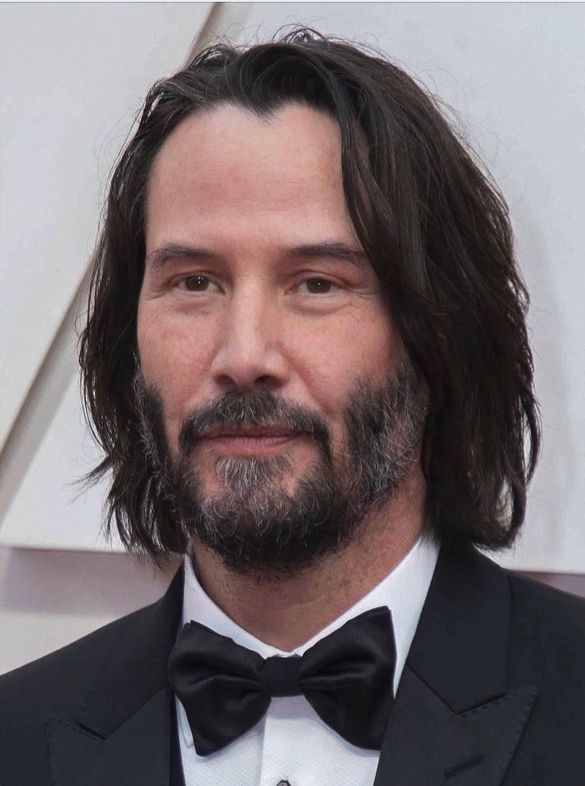
#> input picture tutorial_2/301/materyal/man.png, 585 x 786 px, found by its file name
$ python 10_cannyKenarTespiti.py
#> lines starting #> are read from the running program, lines starting #| are printed output that depends on the picture


#----------------------#
# CANNY KENAR TESPİTİ
#----------------------#

# Canny kenar tespiti, kenarları tespit etmek için kullanılır. Canny kenar tespiti, 5 adımdan oluşur:
# 1. Gürültüyü azaltma
# 2. Görüntü gradyanlarını bulma
# 3. Non-maximum suppression
# 4. Kenarları belirleme
# 5. Kenarları bağlama

import cv2
import numpy as np

img = cv2.imread(r"materyal\man.png")
#> img is the input picture: shape (786, 585, 3); mean B, G, R 109.1, 106.7, 116.7
cv2.namedWindow("Original Image", cv2.WINDOW_AUTOSIZE)
cv2.imshow("Original Image", img)
cv2.waitKey(0)

gray = cv2.cvtColor(img, cv2.COLOR_BGR2GRAY) # Resmi gri tonlamalıya dönüştürür.
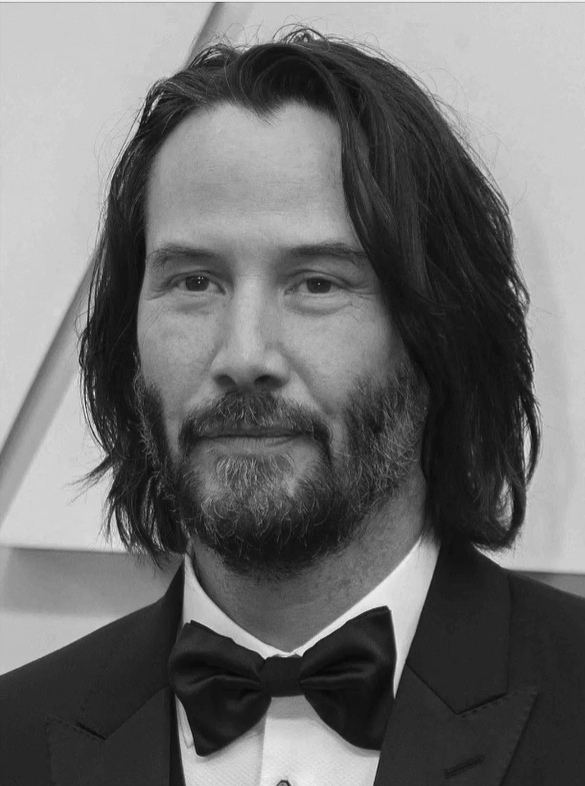
#> gray: shape (786, 585); min 4, max 245, mean 109.9

edges = cv2.Canny(img, 80, 250) # Canny kenar tespiti işlemi yapar.
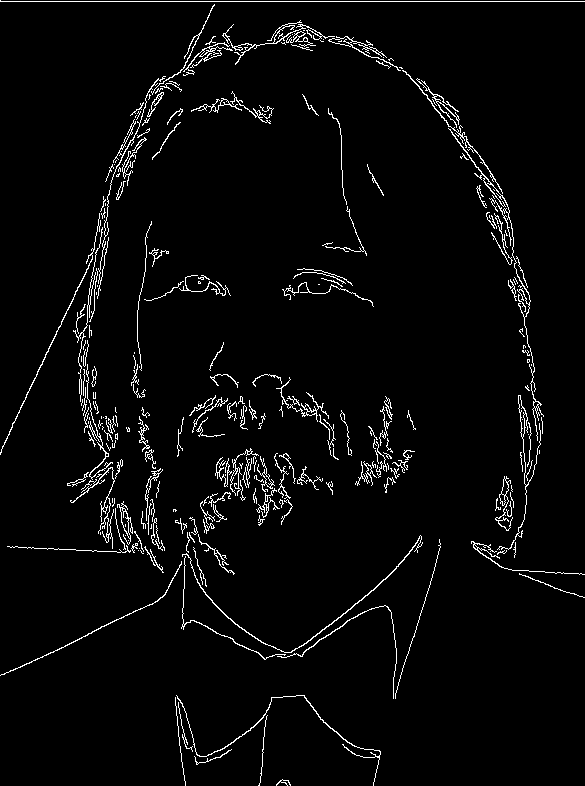
#> edges: shape (786, 585); 3.4% white in thin lines or dots
# İlk parametre resim, ikinci parametre eşik değeri 1, üçüncü parametre eşik değeri 2.

cv2.imshow("Canny Edge Detection", edges)
cv2.waitKey(0)
cv2.destroyAllWindows()
